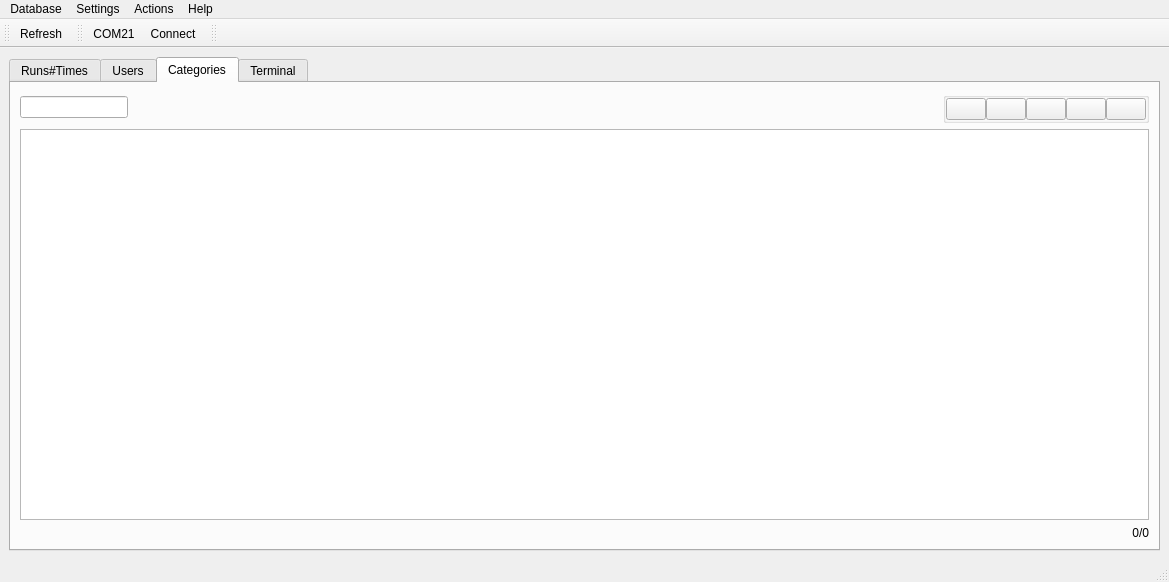
<?xml version="1.0" encoding="UTF-8"?>
<ui version="4.0">
 <class>MainWindow</class>
 <widget class="QMainWindow" name="MainWindow">
  <property name="geometry">
   <rect>
    <x>0</x>
    <y>0</y>
    <width>1169</width>
    <height>582</height>
   </rect>
  </property>
  <property name="windowTitle">
   <string>MainWindow</string>
  </property>
  <widget class="QWidget" name="centralwidget">
   <layout class="QVBoxLayout" name="verticalLayout">
    <item>
     <widget class="QTabWidget" name="tabWidget">
      <property name="toolTip">
       <string/>
      </property>
      <property name="currentIndex">
       <number>2</number>
      </property>
      <widget class="QWidget" name="tabRuns_Times">
       <attribute name="title">
        <string>Runs#Times</string>
       </attribute>
       <layout class="QGridLayout" name="gridLayout">
        <property name="horizontalSpacing">
         <number>0</number>
        </property>
        <item row="0" column="0">
         <widget class="QLineEdit" name="RunsFilterLineEdit">
          <property name="sizePolicy">
           <sizepolicy hsizetype="Fixed" vsizetype="Fixed">
            <horstretch>0</horstretch>
            <verstretch>0</verstretch>
           </sizepolicy>
          </property>
          <property name="dragEnabled">
           <bool>false</bool>
          </property>
         </widget>
        </item>
        <item row="0" column="1">
         <widget class="QPushButton" name="RunsFilterClear">
          <property name="sizePolicy">
           <sizepolicy hsizetype="Fixed" vsizetype="Fixed">
            <horstretch>0</horstretch>
            <verstretch>0</verstretch>
           </sizepolicy>
          </property>
          <property name="text">
           <string/>
          </property>
          <property name="icon">
           <iconset>
            <normaloff>gui/icons/mail-delete.png</normaloff>gui/icons/mail-delete.png</iconset>
          </property>
          <property name="flat">
           <bool>true</bool>
          </property>
         </widget>
        </item>
        <item row="1" column="0" colspan="4">
         <widget class="QTreeView" name="RunsProxyView">
          <property name="sizePolicy">
           <sizepolicy hsizetype="Expanding" vsizetype="Expanding">
            <horstretch>2</horstretch>
            <verstretch>0</verstretch>
           </sizepolicy>
          </property>
         </widget>
        </item>
        <item row="2" column="3">
         <widget class="QLabel" name="runsCounter">
          <property name="layoutDirection">
           <enum>Qt::LeftToRight</enum>
          </property>
          <property name="text">
           <string>0/0</string>
          </property>
          <property name="alignment">
           <set>Qt::AlignRight|Qt::AlignTrailing|Qt::AlignVCenter</set>
          </property>
         </widget>
        </item>
        <item row="0" column="3">
         <widget class="QGroupBox" name="groupBox_2">
          <property name="title">
           <string/>
          </property>
          <layout class="QHBoxLayout" name="horizontalLayout_2">
           <property name="spacing">
            <number>0</number>
           </property>
           <property name="margin">
            <number>0</number>
           </property>
           <item>
            <widget class="QPushButton" name="RunsAdd">
             <property name="sizePolicy">
              <sizepolicy hsizetype="Fixed" vsizetype="Fixed">
               <horstretch>0</horstretch>
               <verstretch>0</verstretch>
              </sizepolicy>
             </property>
             <property name="text">
              <string/>
             </property>
             <property name="icon">
              <iconset>
               <normaloff>gui/icons/list-add.png</normaloff>gui/icons/list-add.png</iconset>
             </property>
             <property name="iconSize">
              <size>
               <width>24</width>
               <height>24</height>
              </size>
             </property>
             <property name="autoDefault">
              <bool>false</bool>
             </property>
             <property name="default">
              <bool>false</bool>
             </property>
            </widget>
           </item>
           <item>
            <widget class="QPushButton" name="RunsRemove">
             <property name="sizePolicy">
              <sizepolicy hsizetype="Fixed" vsizetype="Fixed">
               <horstretch>0</horstretch>
               <verstretch>0</verstretch>
              </sizepolicy>
             </property>
             <property name="text">
              <string/>
             </property>
             <property name="icon">
              <iconset>
               <normaloff>gui/icons/list-remove.png</normaloff>gui/icons/list-remove.png</iconset>
             </property>
             <property name="iconSize">
              <size>
               <width>24</width>
               <height>24</height>
              </size>
             </property>
            </widget>
           </item>
           <item>
            <widget class="QPushButton" name="RunsExport">
             <property name="sizePolicy">
              <sizepolicy hsizetype="Fixed" vsizetype="Fixed">
               <horstretch>0</horstretch>
               <verstretch>0</verstretch>
              </sizepolicy>
             </property>
             <property name="text">
              <string/>
             </property>
             <property name="icon">
              <iconset>
               <normaloff>gui/icons/export.png</normaloff>gui/icons/export.png</iconset>
             </property>
             <property name="iconSize">
              <size>
               <width>24</width>
               <height>24</height>
              </size>
             </property>
            </widget>
           </item>
           <item>
            <widget class="QPushButton" name="RunsDelete">
             <property name="sizePolicy">
              <sizepolicy hsizetype="Fixed" vsizetype="Fixed">
               <horstretch>0</horstretch>
               <verstretch>0</verstretch>
              </sizepolicy>
             </property>
             <property name="text">
              <string/>
             </property>
             <property name="icon">
              <iconset>
               <normaloff>gui/icons/emptytrash.png</normaloff>gui/icons/emptytrash.png</iconset>
             </property>
             <property name="iconSize">
              <size>
               <width>24</width>
               <height>24</height>
              </size>
             </property>
            </widget>
           </item>
          </layout>
         </widget>
        </item>
        <item row="0" column="8">
         <widget class="QCheckBox" name="TimesShowAll">
          <property name="text">
           <string>All Times</string>
          </property>
         </widget>
        </item>
        <item row="0" column="5">
         <widget class="QLineEdit" name="TimesFilterLineEdit">
          <property name="sizePolicy">
           <sizepolicy hsizetype="Fixed" vsizetype="Fixed">
            <horstretch>0</horstretch>
            <verstretch>0</verstretch>
           </sizepolicy>
          </property>
         </widget>
        </item>
        <item row="0" column="6">
         <widget class="QPushButton" name="TimesFilterClear">
          <property name="sizePolicy">
           <sizepolicy hsizetype="Fixed" vsizetype="Fixed">
            <horstretch>0</horstretch>
            <verstretch>0</verstretch>
           </sizepolicy>
          </property>
          <property name="text">
           <string/>
          </property>
          <property name="icon">
           <iconset>
            <normaloff>gui/icons/mail-delete.png</normaloff>gui/icons/mail-delete.png</iconset>
          </property>
          <property name="flat">
           <bool>true</bool>
          </property>
         </widget>
        </item>
        <item row="0" column="9">
         <widget class="QGroupBox" name="groupBox_3">
          <property name="title">
           <string/>
          </property>
          <layout class="QHBoxLayout" name="horizontalLayout_3">
           <property name="spacing">
            <number>0</number>
           </property>
           <property name="margin">
            <number>0</number>
           </property>
           <item>
            <widget class="QPushButton" name="TimesAdd">
             <property name="sizePolicy">
              <sizepolicy hsizetype="Fixed" vsizetype="Fixed">
               <horstretch>0</horstretch>
               <verstretch>0</verstretch>
              </sizepolicy>
             </property>
             <property name="text">
              <string/>
             </property>
             <property name="icon">
              <iconset>
               <normaloff>gui/icons/list-add.png</normaloff>gui/icons/list-add.png</iconset>
             </property>
             <property name="iconSize">
              <size>
               <width>24</width>
               <height>24</height>
              </size>
             </property>
             <property name="autoDefault">
              <bool>false</bool>
             </property>
             <property name="default">
              <bool>false</bool>
             </property>
            </widget>
           </item>
           <item>
            <widget class="QPushButton" name="TimesRemove">
             <property name="sizePolicy">
              <sizepolicy hsizetype="Fixed" vsizetype="Fixed">
               <horstretch>0</horstretch>
               <verstretch>0</verstretch>
              </sizepolicy>
             </property>
             <property name="text">
              <string/>
             </property>
             <property name="icon">
              <iconset>
               <normaloff>gui/icons/list-remove.png</normaloff>gui/icons/list-remove.png</iconset>
             </property>
             <property name="iconSize">
              <size>
               <width>24</width>
               <height>24</height>
              </size>
             </property>
            </widget>
           </item>
           <item>
            <widget class="QPushButton" name="TimesImport">
             <property name="sizePolicy">
              <sizepolicy hsizetype="Fixed" vsizetype="Fixed">
               <horstretch>0</horstretch>
               <verstretch>0</verstretch>
              </sizepolicy>
             </property>
             <property name="text">
              <string/>
             </property>
             <property name="icon">
              <iconset>
               <normaloff>gui/icons/import.png</normaloff>gui/icons/import.png</iconset>
             </property>
             <property name="iconSize">
              <size>
               <width>24</width>
               <height>24</height>
              </size>
             </property>
            </widget>
           </item>
           <item>
            <widget class="QPushButton" name="TimesExport">
             <property name="sizePolicy">
              <sizepolicy hsizetype="Fixed" vsizetype="Fixed">
               <horstretch>0</horstretch>
               <verstretch>0</verstretch>
              </sizepolicy>
             </property>
             <property name="text">
              <string/>
             </property>
             <property name="icon">
              <iconset>
               <normaloff>gui/icons/export.png</normaloff>gui/icons/export.png</iconset>
             </property>
             <property name="iconSize">
              <size>
               <width>24</width>
               <height>24</height>
              </size>
             </property>
            </widget>
           </item>
           <item>
            <widget class="QPushButton" name="TimesWwwExport">
             <property name="sizePolicy">
              <sizepolicy hsizetype="Fixed" vsizetype="Fixed">
               <horstretch>0</horstretch>
               <verstretch>0</verstretch>
              </sizepolicy>
             </property>
             <property name="text">
              <string/>
             </property>
             <property name="icon">
              <iconset>
               <normaloff>gui/icons/internet-web-browser.png</normaloff>gui/icons/internet-web-browser.png</iconset>
             </property>
             <property name="iconSize">
              <size>
               <width>24</width>
               <height>24</height>
              </size>
             </property>
            </widget>
           </item>
           <item>
            <widget class="QPushButton" name="TimesDelete">
             <property name="sizePolicy">
              <sizepolicy hsizetype="Fixed" vsizetype="Fixed">
               <horstretch>0</horstretch>
               <verstretch>0</verstretch>
              </sizepolicy>
             </property>
             <property name="text">
              <string/>
             </property>
             <property name="icon">
              <iconset>
               <normaloff>gui/icons/emptytrash.png</normaloff>gui/icons/emptytrash.png</iconset>
             </property>
             <property name="iconSize">
              <size>
               <width>24</width>
               <height>24</height>
              </size>
             </property>
            </widget>
           </item>
          </layout>
         </widget>
        </item>
        <item row="1" column="5" colspan="5">
         <widget class="QTreeView" name="TimesProxyView">
          <property name="sizePolicy">
           <sizepolicy hsizetype="Expanding" vsizetype="Expanding">
            <horstretch>3</horstretch>
            <verstretch>0</verstretch>
           </sizepolicy>
          </property>
         </widget>
        </item>
        <item row="0" column="7">
         <widget class="QCheckBox" name="timesShowZero">
          <property name="text">
           <string>Zero Times</string>
          </property>
         </widget>
        </item>
        <item row="2" column="9">
         <widget class="QLabel" name="timesCounter">
          <property name="text">
           <string>0/0</string>
          </property>
          <property name="alignment">
           <set>Qt::AlignRight|Qt::AlignTrailing|Qt::AlignVCenter</set>
          </property>
         </widget>
        </item>
        <item row="0" column="4">
         <spacer name="horizontalSpacer_3">
          <property name="orientation">
           <enum>Qt::Horizontal</enum>
          </property>
          <property name="sizeType">
           <enum>QSizePolicy::Fixed</enum>
          </property>
          <property name="sizeHint" stdset="0">
           <size>
            <width>20</width>
            <height>20</height>
           </size>
          </property>
         </spacer>
        </item>
       </layout>
      </widget>
      <widget class="QWidget" name="tabUsers">
       <attribute name="title">
        <string>Users</string>
       </attribute>
       <layout class="QGridLayout" name="gridLayout_2">
        <property name="horizontalSpacing">
         <number>0</number>
        </property>
        <item row="0" column="0">
         <widget class="QLineEdit" name="UsersFilterLineEdit">
          <property name="sizePolicy">
           <sizepolicy hsizetype="Fixed" vsizetype="Fixed">
            <horstretch>0</horstretch>
            <verstretch>0</verstretch>
           </sizepolicy>
          </property>
         </widget>
        </item>
        <item row="2" column="5">
         <widget class="QLabel" name="usersCounter">
          <property name="text">
           <string>0/0</string>
          </property>
          <property name="alignment">
           <set>Qt::AlignRight|Qt::AlignTrailing|Qt::AlignVCenter</set>
          </property>
         </widget>
        </item>
        <item row="1" column="0" colspan="6">
         <widget class="QTreeView" name="UsersProxyView">
          <property name="sizePolicy">
           <sizepolicy hsizetype="Expanding" vsizetype="Expanding">
            <horstretch>3</horstretch>
            <verstretch>0</verstretch>
           </sizepolicy>
          </property>
         </widget>
        </item>
        <item row="0" column="1">
         <widget class="QPushButton" name="UsersFilterClear">
          <property name="sizePolicy">
           <sizepolicy hsizetype="Fixed" vsizetype="Fixed">
            <horstretch>0</horstretch>
            <verstretch>0</verstretch>
           </sizepolicy>
          </property>
          <property name="text">
           <string/>
          </property>
          <property name="icon">
           <iconset>
            <normaloff>gui/icons/mail-delete.png</normaloff>gui/icons/mail-delete.png</iconset>
          </property>
          <property name="flat">
           <bool>true</bool>
          </property>
         </widget>
        </item>
        <item row="0" column="5">
         <widget class="QGroupBox" name="groupBox_4">
          <property name="sizePolicy">
           <sizepolicy hsizetype="Fixed" vsizetype="Preferred">
            <horstretch>0</horstretch>
            <verstretch>0</verstretch>
           </sizepolicy>
          </property>
          <property name="title">
           <string/>
          </property>
          <layout class="QHBoxLayout" name="horizontalLayout_8">
           <property name="spacing">
            <number>0</number>
           </property>
           <property name="margin">
            <number>0</number>
           </property>
           <item>
            <widget class="QPushButton" name="UsersAdd">
             <property name="sizePolicy">
              <sizepolicy hsizetype="Fixed" vsizetype="Fixed">
               <horstretch>0</horstretch>
               <verstretch>0</verstretch>
              </sizepolicy>
             </property>
             <property name="text">
              <string/>
             </property>
             <property name="icon">
              <iconset>
               <normaloff>gui/icons/list-add.png</normaloff>gui/icons/list-add.png</iconset>
             </property>
             <property name="iconSize">
              <size>
               <width>24</width>
               <height>24</height>
              </size>
             </property>
             <property name="autoDefault">
              <bool>false</bool>
             </property>
             <property name="default">
              <bool>false</bool>
             </property>
            </widget>
           </item>
           <item>
            <widget class="QPushButton" name="UsersRemove">
             <property name="sizePolicy">
              <sizepolicy hsizetype="Fixed" vsizetype="Fixed">
               <horstretch>0</horstretch>
               <verstretch>0</verstretch>
              </sizepolicy>
             </property>
             <property name="text">
              <string/>
             </property>
             <property name="icon">
              <iconset>
               <normaloff>gui/icons/list-remove.png</normaloff>gui/icons/list-remove.png</iconset>
             </property>
             <property name="iconSize">
              <size>
               <width>24</width>
               <height>24</height>
              </size>
             </property>
            </widget>
           </item>
           <item>
            <widget class="QPushButton" name="UsersImport">
             <property name="sizePolicy">
              <sizepolicy hsizetype="Fixed" vsizetype="Fixed">
               <horstretch>0</horstretch>
               <verstretch>0</verstretch>
              </sizepolicy>
             </property>
             <property name="text">
              <string/>
             </property>
             <property name="icon">
              <iconset>
               <normaloff>gui/icons/import.png</normaloff>gui/icons/import.png</iconset>
             </property>
             <property name="iconSize">
              <size>
               <width>24</width>
               <height>24</height>
              </size>
             </property>
            </widget>
           </item>
           <item>
            <widget class="QPushButton" name="UsersExport">
             <property name="sizePolicy">
              <sizepolicy hsizetype="Fixed" vsizetype="Fixed">
               <horstretch>0</horstretch>
               <verstretch>0</verstretch>
              </sizepolicy>
             </property>
             <property name="text">
              <string/>
             </property>
             <property name="icon">
              <iconset>
               <normaloff>gui/icons/export.png</normaloff>gui/icons/export.png</iconset>
             </property>
             <property name="iconSize">
              <size>
               <width>24</width>
               <height>24</height>
              </size>
             </property>
            </widget>
           </item>
           <item>
            <widget class="QPushButton" name="UsersDelete">
             <property name="sizePolicy">
              <sizepolicy hsizetype="Fixed" vsizetype="Fixed">
               <horstretch>0</horstretch>
               <verstretch>0</verstretch>
              </sizepolicy>
             </property>
             <property name="text">
              <string/>
             </property>
             <property name="icon">
              <iconset>
               <normaloff>gui/icons/emptytrash.png</normaloff>gui/icons/emptytrash.png</iconset>
             </property>
             <property name="iconSize">
              <size>
               <width>24</width>
               <height>24</height>
              </size>
             </property>
            </widget>
           </item>
          </layout>
         </widget>
        </item>
       </layout>
      </widget>
      <widget class="QWidget" name="tabCategories">
       <attribute name="title">
        <string>Categories</string>
       </attribute>
       <layout class="QGridLayout" name="gridLayout_3">
        <property name="horizontalSpacing">
         <number>0</number>
        </property>
        <item row="0" column="0">
         <widget class="QLineEdit" name="CategoriesFilterLineEdit">
          <property name="sizePolicy">
           <sizepolicy hsizetype="Fixed" vsizetype="Fixed">
            <horstretch>0</horstretch>
            <verstretch>0</verstretch>
           </sizepolicy>
          </property>
         </widget>
        </item>
        <item row="0" column="1">
         <widget class="QPushButton" name="CategoriesFilterClear">
          <property name="sizePolicy">
           <sizepolicy hsizetype="Fixed" vsizetype="Fixed">
            <horstretch>0</horstretch>
            <verstretch>0</verstretch>
           </sizepolicy>
          </property>
          <property name="text">
           <string/>
          </property>
          <property name="icon">
           <iconset>
            <normaloff>gui/icons/mail-delete.png</normaloff>gui/icons/mail-delete.png</iconset>
          </property>
          <property name="autoRepeat">
           <bool>false</bool>
          </property>
          <property name="flat">
           <bool>true</bool>
          </property>
         </widget>
        </item>
        <item row="0" column="3">
         <widget class="QGroupBox" name="groupBox_5">
          <property name="sizePolicy">
           <sizepolicy hsizetype="Fixed" vsizetype="Preferred">
            <horstretch>0</horstretch>
            <verstretch>0</verstretch>
           </sizepolicy>
          </property>
          <property name="title">
           <string/>
          </property>
          <layout class="QHBoxLayout" name="horizontalLayout_9">
           <property name="spacing">
            <number>0</number>
           </property>
           <property name="margin">
            <number>0</number>
           </property>
           <item>
            <widget class="QPushButton" name="CategoriesAdd">
             <property name="sizePolicy">
              <sizepolicy hsizetype="Fixed" vsizetype="Fixed">
               <horstretch>0</horstretch>
               <verstretch>0</verstretch>
              </sizepolicy>
             </property>
             <property name="text">
              <string/>
             </property>
             <property name="icon">
              <iconset>
               <normaloff>gui/icons/list-add.png</normaloff>gui/icons/list-add.png</iconset>
             </property>
             <property name="iconSize">
              <size>
               <width>24</width>
               <height>24</height>
              </size>
             </property>
             <property name="autoDefault">
              <bool>false</bool>
             </property>
             <property name="default">
              <bool>false</bool>
             </property>
            </widget>
           </item>
           <item>
            <widget class="QPushButton" name="CategoriesRemove">
             <property name="sizePolicy">
              <sizepolicy hsizetype="Fixed" vsizetype="Fixed">
               <horstretch>0</horstretch>
               <verstretch>0</verstretch>
              </sizepolicy>
             </property>
             <property name="text">
              <string/>
             </property>
             <property name="icon">
              <iconset>
               <normaloff>gui/icons/list-remove.png</normaloff>gui/icons/list-remove.png</iconset>
             </property>
             <property name="iconSize">
              <size>
               <width>24</width>
               <height>24</height>
              </size>
             </property>
            </widget>
           </item>
           <item>
            <widget class="QPushButton" name="CategoriesImport">
             <property name="sizePolicy">
              <sizepolicy hsizetype="Fixed" vsizetype="Fixed">
               <horstretch>0</horstretch>
               <verstretch>0</verstretch>
              </sizepolicy>
             </property>
             <property name="text">
              <string/>
             </property>
             <property name="icon">
              <iconset>
               <normaloff>gui/icons/import.png</normaloff>gui/icons/import.png</iconset>
             </property>
             <property name="iconSize">
              <size>
               <width>24</width>
               <height>24</height>
              </size>
             </property>
            </widget>
           </item>
           <item>
            <widget class="QPushButton" name="CategoriesExport">
             <property name="sizePolicy">
              <sizepolicy hsizetype="Fixed" vsizetype="Fixed">
               <horstretch>0</horstretch>
               <verstretch>0</verstretch>
              </sizepolicy>
             </property>
             <property name="text">
              <string/>
             </property>
             <property name="icon">
              <iconset>
               <normaloff>gui/icons/export.png</normaloff>gui/icons/export.png</iconset>
             </property>
             <property name="iconSize">
              <size>
               <width>24</width>
               <height>24</height>
              </size>
             </property>
            </widget>
           </item>
           <item>
            <widget class="QPushButton" name="CategoriesDelete">
             <property name="sizePolicy">
              <sizepolicy hsizetype="Fixed" vsizetype="Fixed">
               <horstretch>0</horstretch>
               <verstretch>0</verstretch>
              </sizepolicy>
             </property>
             <property name="text">
              <string/>
             </property>
             <property name="icon">
              <iconset>
               <normaloff>gui/icons/emptytrash.png</normaloff>gui/icons/emptytrash.png</iconset>
             </property>
             <property name="iconSize">
              <size>
               <width>24</width>
               <height>24</height>
              </size>
             </property>
            </widget>
           </item>
          </layout>
         </widget>
        </item>
        <item row="1" column="0" colspan="4">
         <widget class="QTreeView" name="CategoriesProxyView">
          <property name="sizePolicy">
           <sizepolicy hsizetype="Expanding" vsizetype="Expanding">
            <horstretch>3</horstretch>
            <verstretch>0</verstretch>
           </sizepolicy>
          </property>
         </widget>
        </item>
        <item row="2" column="3">
         <widget class="QLabel" name="CategoriesCounter">
          <property name="text">
           <string>0/0</string>
          </property>
          <property name="alignment">
           <set>Qt::AlignRight|Qt::AlignTrailing|Qt::AlignVCenter</set>
          </property>
         </widget>
        </item>
       </layout>
      </widget>
      <widget class="QWidget" name="tabTerminal">
       <attribute name="title">
        <string>Terminal</string>
       </attribute>
      </widget>
     </widget>
    </item>
   </layout>
  </widget>
  <widget class="QMenuBar" name="menubar">
   <property name="geometry">
    <rect>
     <x>0</x>
     <y>0</y>
     <width>1169</width>
     <height>21</height>
    </rect>
   </property>
   <widget class="QMenu" name="menuDatabase">
    <property name="title">
     <string>Database</string>
    </property>
    <addaction name="actionLoad"/>
    <addaction name="actionSave"/>
    <addaction name="actionSave_as"/>
   </widget>
   <widget class="QMenu" name="menuSettings">
    <property name="title">
     <string>Settings</string>
    </property>
   </widget>
   <widget class="QMenu" name="menuActions">
    <property name="title">
     <string>Actions</string>
    </property>
    <addaction name="aRefresh"/>
    <addaction name="aSetPort"/>
    <addaction name="aConnectPort"/>
    <addaction name="actionAbout"/>
    <addaction name="actionHelp"/>
    <addaction name="aEditMode"/>
    <addaction name="aRefreshMode"/>
    <addaction name="aLockMode"/>
   </widget>
   <widget class="QMenu" name="menuHelp">
    <property name="title">
     <string>Help</string>
    </property>
   </widget>
   <addaction name="menuDatabase"/>
   <addaction name="menuSettings"/>
   <addaction name="menuActions"/>
   <addaction name="menuHelp"/>
  </widget>
  <widget class="QStatusBar" name="statusbar"/>
  <widget class="QToolBar" name="toolbar">
   <property name="windowTitle">
    <string>toolBar</string>
   </property>
   <attribute name="toolBarArea">
    <enum>TopToolBarArea</enum>
   </attribute>
   <attribute name="toolBarBreak">
    <bool>false</bool>
   </attribute>
   <addaction name="aRefresh"/>
  </widget>
  <widget class="QToolBar" name="toolbarPort">
   <property name="windowTitle">
    <string>toolBar_2</string>
   </property>
   <attribute name="toolBarArea">
    <enum>TopToolBarArea</enum>
   </attribute>
   <attribute name="toolBarBreak">
    <bool>false</bool>
   </attribute>
   <addaction name="aSetPort"/>
   <addaction name="aConnectPort"/>
  </widget>
  <widget class="QToolBar" name="toolBar">
   <property name="windowTitle">
    <string>toolBar</string>
   </property>
   <attribute name="toolBarArea">
    <enum>TopToolBarArea</enum>
   </attribute>
   <attribute name="toolBarBreak">
    <bool>false</bool>
   </attribute>
  </widget>
  <action name="actionLoad">
   <property name="text">
    <string>Load</string>
   </property>
  </action>
  <action name="actionSave">
   <property name="text">
    <string>Save</string>
   </property>
  </action>
  <action name="actionSave_as">
   <property name="text">
    <string>Save as</string>
   </property>
  </action>
  <action name="aRefresh">
   <property name="icon">
    <iconset>
     <normaloff>gui/icons/view-refresh.png</normaloff>gui/icons/view-refresh.png</iconset>
   </property>
   <property name="text">
    <string>Refresh</string>
   </property>
  </action>
  <action name="aSetPort">
   <property name="text">
    <string>COM21</string>
   </property>
  </action>
  <action name="aConnectPort">
   <property name="text">
    <string>Connect</string>
   </property>
  </action>
  <action name="actionAbout">
   <property name="text">
    <string>About</string>
   </property>
  </action>
  <action name="actionHelp">
   <property name="text">
    <string>Help</string>
   </property>
  </action>
  <action name="aEditMode">
   <property name="text">
    <string>EditMode</string>
   </property>
  </action>
  <action name="aRefreshMode">
   <property name="text">
    <string>RefreshMode</string>
   </property>
  </action>
  <action name="aLockMode">
   <property name="text">
    <string>LockMode</string>
   </property>
  </action>
  <action name="aDirectWwwExport">
   <property name="text">
    <string>Direct WWW Export</string>
   </property>
  </action>
  <action name="aDirectExportCategories">
   <property name="text">
    <string>Direct Export Categories</string>
   </property>
  </action>
  <action name="aShortcuts">
   <property name="text">
    <string>Shortcuts</string>
   </property>
  </action>
 </widget>
 <resources/>
 <connections/>
</ui>
